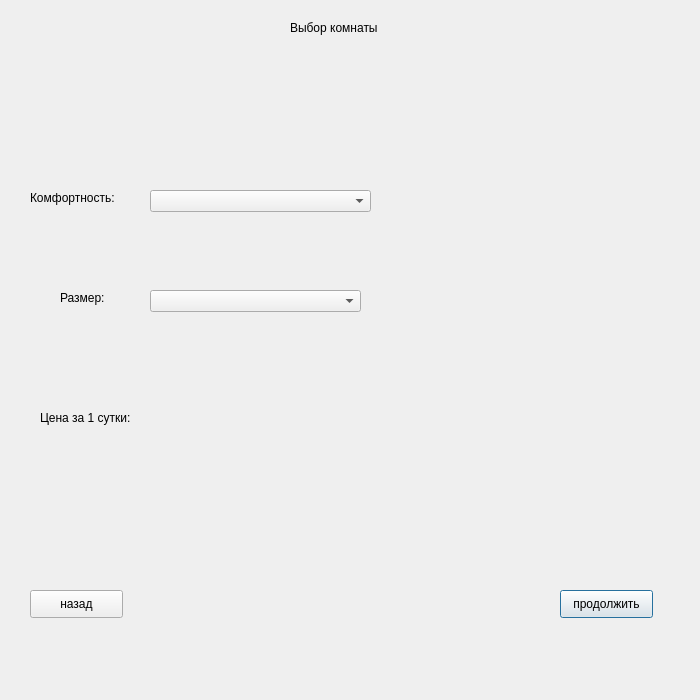
<?xml version="1.0" encoding="UTF-8"?>
<ui version="4.0">
 <class>room_choose</class>
 <widget class="QDialog" name="room_choose">
  <property name="geometry">
   <rect>
    <x>0</x>
    <y>0</y>
    <width>700</width>
    <height>700</height>
   </rect>
  </property>
  <property name="windowTitle">
   <string>Dialog</string>
  </property>
  <widget class="QLabel" name="label">
   <property name="geometry">
    <rect>
     <x>290</x>
     <y>20</y>
     <width>131</width>
     <height>16</height>
    </rect>
   </property>
   <property name="text">
    <string>Выбор комнаты</string>
   </property>
  </widget>
  <widget class="QLabel" name="label_2">
   <property name="geometry">
    <rect>
     <x>30</x>
     <y>190</y>
     <width>101</width>
     <height>16</height>
    </rect>
   </property>
   <property name="text">
    <string>Комфортность:</string>
   </property>
  </widget>
  <widget class="QLabel" name="label_3">
   <property name="geometry">
    <rect>
     <x>60</x>
     <y>290</y>
     <width>51</width>
     <height>16</height>
    </rect>
   </property>
   <property name="text">
    <string>Размер:</string>
   </property>
  </widget>
  <widget class="QPushButton" name="continue_4">
   <property name="geometry">
    <rect>
     <x>560</x>
     <y>590</y>
     <width>93</width>
     <height>28</height>
    </rect>
   </property>
   <property name="text">
    <string>продолжить</string>
   </property>
  </widget>
  <widget class="QPushButton" name="back_4">
   <property name="geometry">
    <rect>
     <x>30</x>
     <y>590</y>
     <width>93</width>
     <height>28</height>
    </rect>
   </property>
   <property name="text">
    <string>назад</string>
   </property>
  </widget>
  <widget class="QLabel" name="label_4">
   <property name="geometry">
    <rect>
     <x>40</x>
     <y>410</y>
     <width>131</width>
     <height>16</height>
    </rect>
   </property>
   <property name="text">
    <string>Цена за 1 сутки:</string>
   </property>
  </widget>
  <widget class="QLabel" name="price1">
   <property name="geometry">
    <rect>
     <x>220</x>
     <y>410</y>
     <width>271</width>
     <height>16</height>
    </rect>
   </property>
   <property name="text">
    <string/>
   </property>
  </widget>
  <widget class="QComboBox" name="comfort">
   <property name="geometry">
    <rect>
     <x>150</x>
     <y>190</y>
     <width>221</width>
     <height>22</height>
    </rect>
   </property>
  </widget>
  <widget class="QComboBox" name="size">
   <property name="geometry">
    <rect>
     <x>150</x>
     <y>290</y>
     <width>211</width>
     <height>22</height>
    </rect>
   </property>
  </widget>
 </widget>
 <resources/>
 <connections/>
</ui>
